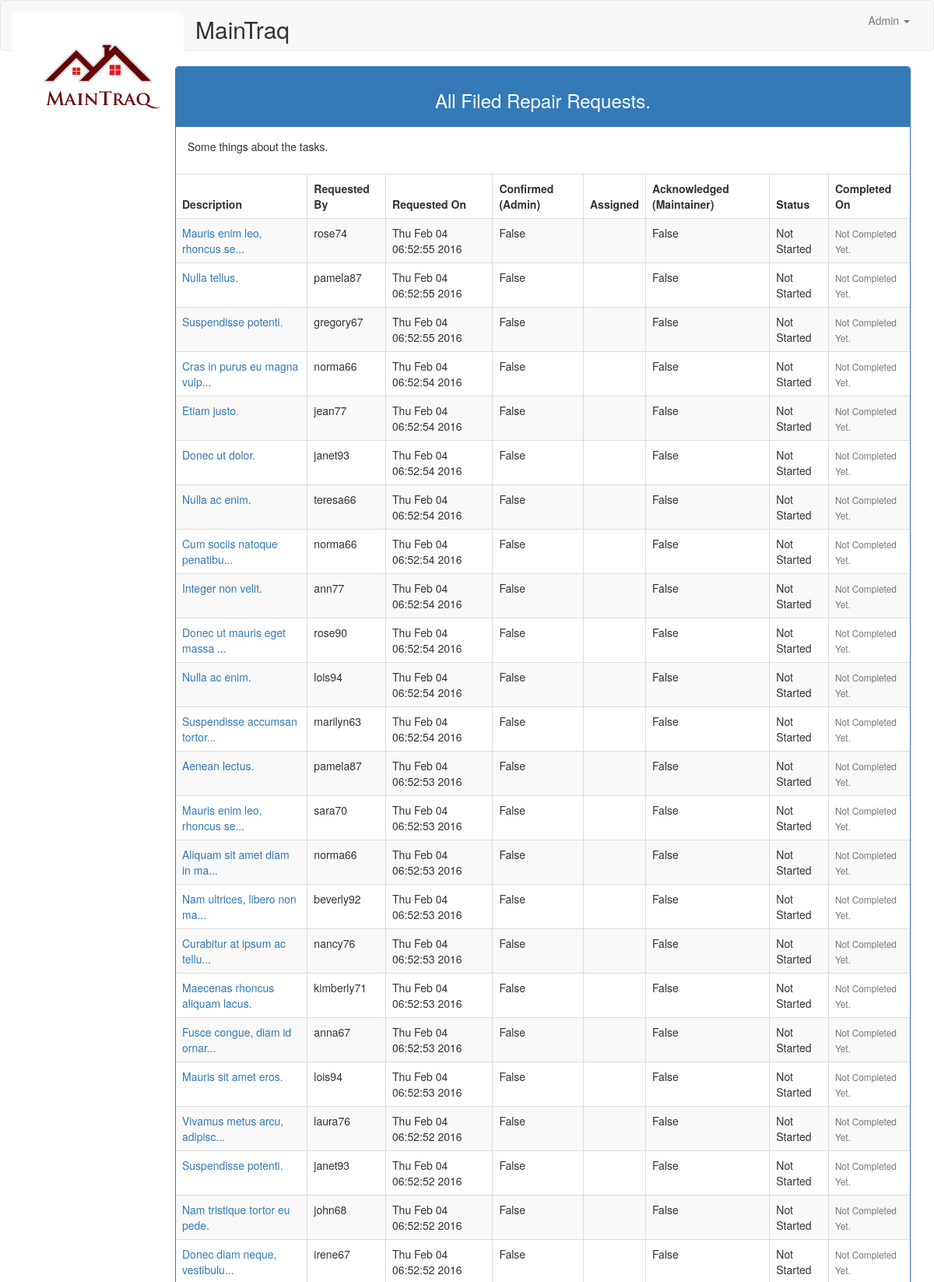
The page / (signed in, upper part) on the database its author committed.
### app/models.py (models this page shows, shortened)
class User(UserMixin, db.Model):
    __tablename__ = 'users'
    id = db.Column(db.Integer, primary_key=True)
    email = db.Column(db.String(64), unique=True, index=True)
    username = db.Column(db.String(64), unique=True, index=True)
    phonenumber = db.Column(db.String(15), unique=True, index=True)
    phonenumber_locale = db.Column(db.String(4))
    password_hash = db.Column(db.String(128))
    confirmed = db.Column(db.Boolean, default=False)
    is_admin = db.Column(db.Boolean, default=False)
    is_maintenance = db.Column(db.Boolean, default=False)
    name = db.Column(db.String(64))
    last_seen = db.Column(db.DateTime(), default=datetime.now)
    @property
    def password(self):
        raise AttributeError("password is not a readable attribute")
    @login_manager.user_loader
    def load_user(user_id):
        return User.query.get(int(user_id))
    def ping(self):
        self.last_seen = datetime.utcnow()
        db.session.add(self)

class Task(db.Model):
    __tablename__ = 'tasks'
    id = db.Column(db.Integer, primary_key=True)
    facility_id = db.Column(db.Integer, db.ForeignKey('facilities.id'), nullable=False)
    requested_by_id = db.Column(db.Integer, db.ForeignKey('users.id'), nullable=False)
    assigned_to_id = db.Column(db.Integer, db.ForeignKey('users.id'))
    requested_by = db.relationship('User', foreign_keys=[requested_by_id])
    assigned_to = db.relationship('User', foreign_keys=[assigned_to_id])
    description = db.Column(db.String(255), nullable=False)
    detailed_info = db.Column(db.Text())
    confirmed = db.Column(db.Boolean, default=False)
    resolved = db.Column(db.Boolean, default=False)
    acknowledged = db.Column(db.Boolean, default=False)
    updated = db.Column(db.DateTime, default=datetime.now)
    progress = db.Column(db.Integer, default=TaskStatus.NOT_STARTED)
    date_requested = db.Column(db.DateTime(), index=True, default=datetime.now)
    date_completed = db.Column(db.DateTime(), nullable=True)
    @property
    def status(self):
        if self.progress not in (0, 1, 2, 3):
            return "Unknown"
        elif self.progress == TaskStatus.NOT_STARTED:
            return "Not Started"
        elif self.progress == TaskStatus.STARTED:
            return "Started"
        elif self.progress == TaskStatus.PENDING:
            return "In Progress"
        return "DONE"

### app/main/views.py (the view)
@main.route('/', methods=['GET', 'POST'])
@login_required
def index():
    if not (current_user.is_admin or current_user.is_maintenance):
        return redirect(url_for('main.task_request'))
    tasks = []
    if current_user.is_admin:
        tasks = Task.query.order_by(Task.date_requested.desc()).all()
        return render_template('main/index.html', tasks=tasks, tasks_info={})
    elif current_user.is_maintenance:
        assigned = current_user.assigned.all()
        return render_template('main/index.html', tasks=assigned)

### app/auth/views.py (called while the page is built)
@auth.before_app_request
def before_request():
    if current_user.is_authenticated:
        current_user.ping()  # Update last seen.
        if not current_user.confirmed and request.endpoint[:5] != 'auth.':
            return redirect(url_for('auth.unconfirmed'))

### app/templates/main/index.html (shortened to what this page needs)
{% extends "base.html" %}
{% import "bootstrap/wtf.html" as wtf %}
{% import "partials/_alert_messages.html" as macros %}
{% import "partials/_tasks.html" as render %}
{% block page_content %}
    <div class="row">
        <div class="col-sm-10 col-sm-offset-1 col-md-10 pull-right">
            {% if current_user.is_maintenance %}
                {{ render.render_tasks(current_user, tasks) }}
            {% else %}
                {{ render.render_tasks(current_user, tasks, tasks_info=tasks_info) }}
            {% endif %}
        </div>
    </div>
{% endblock %}

### app/templates/base.html (shortened to what this page needs)
{% extends "bootstrap/base.html" %}
{% block head %}
{{ super() }}
<link rel="stylesheet" type="text/css" href="{{ url_for('static', filename='styles.css') }}">
{% endblock %}
{% block navbar %}
<div class="navbar navbar-default" role="navigation">
    <div class="container-fluid">
        <div class="navbar-header text-center">
            <a class="navbar-brand" href="{{ url_for('main.index') }}">
                <img class="img-rounded" src="{{ url_for('static', filename='logo.png')}}" alt="Brand" />
            </a>
        </div>
        <div class="navbar-collapse collapse">
            <ul class="nav navbar-nav">
                <li><h2><a href="{{ url_for('main.index') }}" class="brand-link">MainTraq</a></h2></li>
            </ul>
            <ul class="nav navbar-nav navbar-right">
                {% if current_user.is_authenticated %}
                    <li class="dropdown">
                    <a href="#" class="dropdown-toggle" data-toggle="dropdown">
                        {{ current_user.username }} <b class="caret"></b>
                    </a>
                </li>
                {% else %}
                    <li><a href="{{ url_for('auth.login') }}">Log In</a></li>
                {% endif %}
            </ul>
        </div>
    </div>
</div>
{% endblock %}
{% block content %}
<div class="container">
    {% block page_content %}{% endblock %}
</div>
{% endblock %}

### app/templates/partials/_tasks.html (shortened to what this page needs)
{% macro render_tasks(current_user, tasks, tasks_info={}) %}
    <div class="panel panel-primary">
        <div class="panel-heading text-center">
            {% if current_user.is_admin %}
                <h3>All Filed Repair Requests.</h3>
            {% else %}
                <h3>All Repairs Assigned to You</h3>
            {% endif %}
        </div>
        {% if current_user.is_admin %}
            <div class="panel-body">
                <p>Some things about the tasks.</p>
            </div>
        {% endif %}
        {% if tasks|length > 0 %}
            <table class="table table-striped table-bordered">
                <thead>
                    <th>
                        Description
                    </th>
                    <th>
                        Requested By
                    </th>
                    <th>
                        Requested On
                    </th>
                    <th>
                        Confirmed (Admin)
                    </th>
                    <th>
                        Assigned
                    </th>
                    <th>
                        Acknowledged (Maintainer)
                    </th>
                    <th>
                        Status
                    </th>
                    <th>
                        Completed On
                    </th>
                </thead>
                <tbody>
                    {% for task in tasks %}
                    <tr>
                        <td>
                            <a href="{{ url_for('main.view_task', task_id=task.id) }}">
                                {{ task.description | truncate(30, True) }}
                            </a>
                        </td>
                        <td>
                            {{ task.requested_by.username }}
                        </td>
                        <td>
                            {{ task.date_requested.strftime('%a %b %d %H:%M:%S %Y') }}
                        </td>
                        <td>
                            {{ task.confirmed }}
                        </td>
                        <td>
                        </td>
                        <td>
                            {{ task.acknowledged }}
                        </td>
                        <td>
                            {{ task.status }}
                        </td>
                        <td>
                            {% if task.date_completed %}
                            {{ task.date_completed.strftime('%d %b, %Y at %H:%M') }}
                            {% else %}
                            <small class="text-muted">Not Completed Yet.</small>
                            {% endif %}
                        </td>
                    </tr>
                    {% endfor %}
                </tbody>
            </table>
        {% endif %}
    </div>
{% endmacro %}

### app/static/styles.css (style rules this page uses)
.brand-link, .brand-link:hover { text-decoration: none; cursor: default; color: inherit; }

### rows shown on the page
User: username "Admin"
Task: description "Mauris enim leo, rhoncus se...", requested_by.username "rose74", date_requested "Thu Feb 04 06:52:55 2016", confirmed "False", acknowledged "False", status "Not Started", shows "Not Completed Yet."
Task: description "Nulla tellus.", requested_by.username "pamela87", date_requested "Thu Feb 04 06:52:55 2016", confirmed "False", acknowledged "False", status "Not Started", shows "Not Completed Yet."
Task: description "Suspendisse potenti.", requested_by.username "gregory67", date_requested "Thu Feb 04 06:52:55 2016", confirmed "False", acknowledged "False", status "Not Started", shows "Not Completed Yet."
Task: description "Cras in purus eu magna vulp...", requested_by.username "norma66", date_requested "Thu Feb 04 06:52:54 2016", confirmed "False", acknowledged "False", status "Not Started", shows "Not Completed Yet."
Task: description "Etiam justo.", requested_by.username "jean77", date_requested "Thu Feb 04 06:52:54 2016", confirmed "False", acknowledged "False", status "Not Started", shows "Not Completed Yet."
Task: description "Donec ut dolor.", requested_by.username "janet93", date_requested "Thu Feb 04 06:52:54 2016", confirmed "False", acknowledged "False", status "Not Started", shows "Not Completed Yet."
Task: description "Nulla ac enim.", requested_by.username "teresa66", date_requested "Thu Feb 04 06:52:54 2016", confirmed "False", acknowledged "False", status "Not Started", shows "Not Completed Yet."
Task: description "Cum sociis natoque penatibu...", requested_by.username "norma66", date_requested "Thu Feb 04 06:52:54 2016", confirmed "False", acknowledged "False", status "Not Started", shows "Not Completed Yet."
Task: description "Integer non velit.", requested_by.username "ann77", date_requested "Thu Feb 04 06:52:54 2016", confirmed "False", acknowledged "False", status "Not Started", shows "Not Completed Yet."
Task: description "Donec ut mauris eget massa ...", requested_by.username "rose90", date_requested "Thu Feb 04 06:52:54 2016", confirmed "False", acknowledged "False", status "Not Started", shows "Not Completed Yet."
Task: description "Nulla ac enim.", requested_by.username "lois94", date_requested "Thu Feb 04 06:52:54 2016", confirmed "False", acknowledged "False", status "Not Started", shows "Not Completed Yet."
Task: description "Suspendisse accumsan tortor...", requested_by.username "marilyn63", date_requested "Thu Feb 04 06:52:54 2016", confirmed "False", acknowledged "False", status "Not Started", shows "Not Completed Yet."
Task: description "Aenean lectus.", requested_by.username "pamela87", date_requested "Thu Feb 04 06:52:53 2016", confirmed "False", acknowledged "False", status "Not Started", shows "Not Completed Yet."
Task: description "Mauris enim leo, rhoncus se...", requested_by.username "sara70", date_requested "Thu Feb 04 06:52:53 2016", confirmed "False", acknowledged "False", status "Not Started", shows "Not Completed Yet."
Task: description "Aliquam sit amet diam in ma...", requested_by.username "norma66", date_requested "Thu Feb 04 06:52:53 2016", confirmed "False", acknowledged "False", status "Not Started", shows "Not Completed Yet."
Task: description "Nam ultrices, libero non ma...", requested_by.username "beverly92", date_requested "Thu Feb 04 06:52:53 2016", confirmed "False", acknowledged "False", status "Not Started", shows "Not Completed Yet."
Task: description "Curabitur at ipsum ac tellu...", requested_by.username "nancy76", date_requested "Thu Feb 04 06:52:53 2016", confirmed "False", acknowledged "False", status "Not Started", shows "Not Completed Yet."
Task: description "Maecenas rhoncus aliquam lacus.", requested_by.username "kimberly71", date_requested "Thu Feb 04 06:52:53 2016", confirmed "False", acknowledged "False", status "Not Started", shows "Not Completed Yet."
Task: description "Fusce congue, diam id ornar...", requested_by.username "anna67", date_requested "Thu Feb 04 06:52:53 2016", confirmed "False", acknowledged "False", status "Not Started", shows "Not Completed Yet."
Task: description "Mauris sit amet eros.", requested_by.username "lois94", date_requested "Thu Feb 04 06:52:53 2016", confirmed "False", acknowledged "False", status "Not Started", shows "Not Completed Yet."
Task: description "Vivamus metus arcu, adipisc...", requested_by.username "laura76", date_requested "Thu Feb 04 06:52:52 2016", confirmed "False", acknowledged "False", status "Not Started", shows "Not Completed Yet."
Task: description "Suspendisse potenti.", requested_by.username "janet93", date_requested "Thu Feb 04 06:52:52 2016", confirmed "False", acknowledged "False", status "Not Started", shows "Not Completed Yet."
Task: description "Nam tristique tortor eu pede.", requested_by.username "john68", date_requested "Thu Feb 04 06:52:52 2016", confirmed "False", acknowledged "False", status "Not Started", shows "Not Completed Yet."
Task: description "Donec diam neque, vestibulu...", requested_by.username "irene67", date_requested "Thu Feb 04 06:52:52 2016", confirmed "False", acknowledged "False", status "Not Started", shows "Not Completed Yet."
